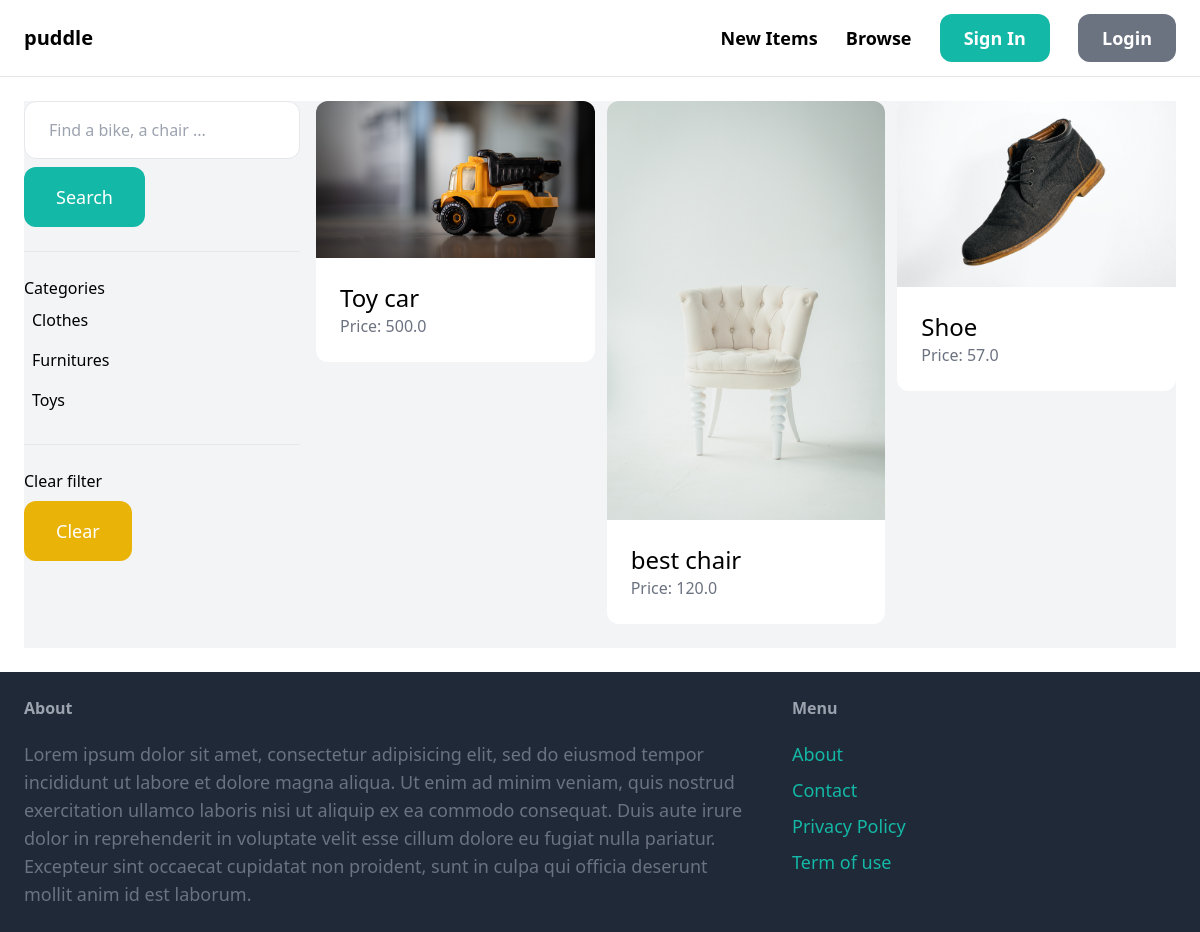
The app's page /items/ with its own data.
### item/models.py (models this page shows, shortened)
class Category(models.Model):
    name = models.CharField(max_length=255)
    class Meta:
        ordering = ('name',)
        verbose_name_plural = "Categories"

class Item(models.Model):
    category = models.ForeignKey(Category, related_name="items", on_delete = models.CASCADE)
    name = models.CharField(max_length=255)
    description = models.TextField(blank=True, null =True)
    price = models.FloatField()
    image = models.ImageField(upload_to="item_images", blank=True, null =True)
    is_sold = models.BooleanField(default=False)
    created_by = models.ForeignKey(User, related_name="items", on_delete =models.CASCADE)
    created_at = models.DateTimeField(auto_now_add=True)

### item/views.py (the view)
# urls.py: path("", views.items, name="items"),
def items(request):
    category_id = request.GET.get("category", 0)
    query = request.GET.get("query", "")
    categories = Category.objects.all()
    items = Item.objects.filter(is_sold=False)
    if category_id:
        items = items.filter(category_id=category_id)
    if query:
        items = items.filter(Q(name__icontains=query) | Q(description__icontains=query))
    return render(
        request,
        "item/items.html",
        {
            "items": items,
            "query": query,
            "categories": categories,
            "category_id": int(category_id),
        },
    )

### item/templates/item/items.html
{% extends "core/base.html" %} {% block title %}Items{% endblock %}
{% block content %}
<div class="pb-6 grid grid-cols-4 gap-4 bg-gray-100">
  <div class="col-span-1">
    <form method="GET" action="{% url 'item:items' %}">
      <input
        name="query"
        class="w-full py-4 px-6 border rounded-xl"
        type="text"
        value="{{query}}"
        placeholder="Find a bike, a chair ..."
      />
      <button class="mt-2 py-4 px-8 text-lg bg-teal-500 text-white rounded-xl">
        Search
      </button>
    </form>
    <hr class="my-6" />
    <p class="font-semicbold">Categories</p>
    <ul>
      {% for category in categories %}
      <li
        class="py-2 px-2 rounded-xl {% if category.id == category_id %} bg-gray-200 {% endif %}"
      >
        <a
          href="{% url 'item:items' %}?query={{query}}&category={{category.id}}"
          >{{ category.name }}</a
        >
      </li>
      {% endfor %}
    </ul>
    <hr class="my-6" />
    <p class="font-semicbold">Clear filter</p>
    <ul>
        <li>
            <a href = "{% url 'item:items' %}" class = "mt-2 py-4 px-8 inline-block bg-yellow-500 text-lg rounded-xl text-white ">Clear</a>
        </li>
    </ul>
  </div>
  <div class="col-span-3">
    <div class="grid grid-cols-3 gap-3">
      {% for item in items %}
      <div>
        <a href="{% url 'item:detail' item.id %}">
          <div>
            <img src="{{ item.image.url }}" class="rounded-t-xl" />
          </div>
          <div class="p-6 bg-white rounded-b-xl">
            <h2 class="text-2xl">{{ item.name }}</h2>
            <p class="text-gray-500">Price: {{ item.price }}</p>
          </div>
        </a>
      </div>
      {% endfor %}
    </div>
  </div>
</div>
{% endblock %}

### records on screen
Category: name "Clothes"
Category: name "Furnitures"
Category: name "Toys"
Item: image (picture), name "Toy car", price "500.0"
Item: image (picture), name "best chair", price "120.0"
Item: image (picture), name "Shoe", price "57.0"
